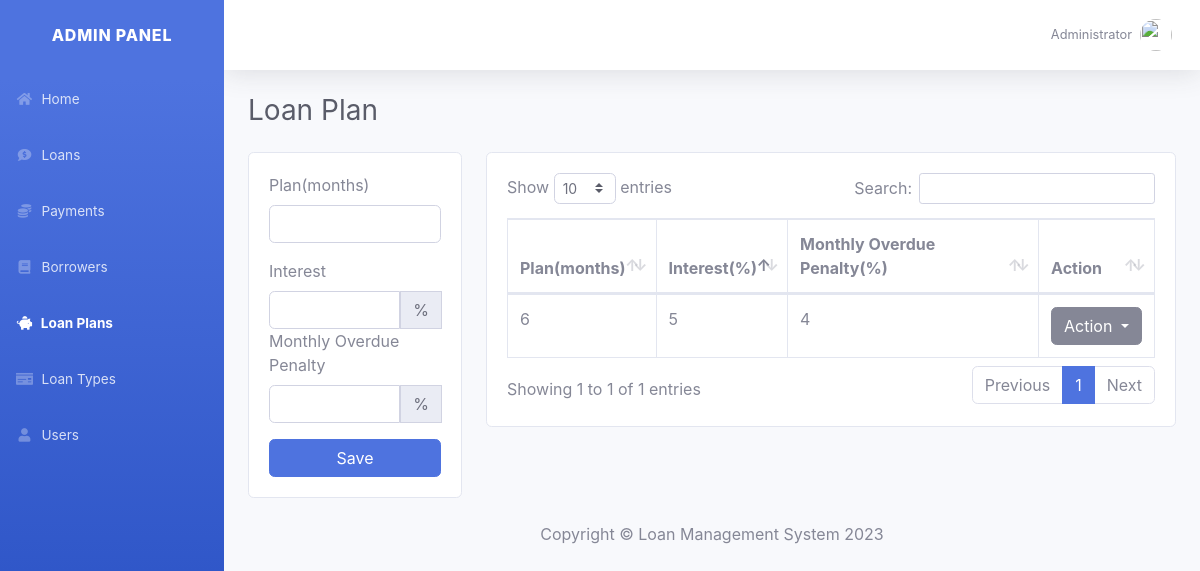
Screenshot of /loan_plan.php (signed in) with the database file from the repository.
### tables this page shows
CREATE TABLE `user` (
  `user_id` int(11) NOT NULL,
  `username` varchar(30) NOT NULL,
  `password` varchar(30) NOT NULL,
  `firstname` text NOT NULL,
  `lastname` text NOT NULL
);

CREATE TABLE `loan_plan` (
  `lplan_id` int(11) NOT NULL,
  `lplan_month` int(11) NOT NULL,
  `lplan_interest` float NOT NULL,
  `lplan_penalty` int(11) NOT NULL
);

### config.php (called while the page is built, shortened)
<?php
	class db_connect{
		public $host = db_host;
		public $user = db_user;
		public $pass = db_pass;
		public $name = db_name;
		public function connect(){
			$this->conn = new mysqli($this->host, $this->user, $this->pass, $this->name);
		}
	}
?>

### class.php (called while the page is built, shortened)
<?php
	require_once'config.php';
	class db_class extends db_connect{
		public function user_acc($user_id){
			$query=$this->conn->prepare("SELECT * FROM `user` WHERE `user_id`='$user_id'") or die($this->conn->error);
			if($query->execute()){
				$result=$query->get_result();
				$fetch=$result->fetch_array();
				return $fetch['firstname']." ".$fetch['lastname'];
			}
		}
		public function display_lplan(){
			$query=$this->conn->prepare("SELECT * FROM `loan_plan`") or die($this->conn->error);
			if($query->execute()){
				$result = $query->get_result();
				return $result;
			}
		}
	}
?>

### loan_plan.php (the view, shortened to what this page needs)
<?php
	require_once'class.php';
	$db=new db_class();
?>
<!DOCTYPE html>
<html lang="en">
<head>
    <link href="fontawesome-free/css/all.min.css" rel="stylesheet" type="text/css">
    <link href="css/sb-admin-2.css" rel="stylesheet">
    <link href="css/dataTables.bootstrap4.css" rel="stylesheet">
</head>
<body id="page-top">
    <div id="wrapper">
        <ul class="navbar-nav bg-gradient-primary sidebar sidebar-dark accordion" id="accordionSidebar">
            <a class="sidebar-brand d-flex align-items-center justify-content-center" href="home.php">
                <div class="sidebar-brand-text mx-3">ADMIN PANEL</div>
            </a>
            <li class="nav-item">
                <a class="nav-link" href="home.php">
                    <i class="fas fa-fw fa-home"></i>
                    <span>Home</span></a>
            </li>
			<li class="nav-item">
                <a class="nav-link" href="loan.php">
                    <i class="fas fa-fw fas fa-comment-dollar"></i>
                    <span>Loans</span></a>
            </li>
			<li class="nav-item">
                <a class="nav-link" href="payment.php">
                    <i class="fas fa-fw fas fa-coins"></i>
                    <span>Payments</span></a>
            </li>
			<li class="nav-item">
                <a class="nav-link" href="borrower.php">
                    <i class="fas fa-fw fas fa-book"></i>
                    <span>Borrowers</span></a>
            </li>
			<li class="nav-item active">
                <a class="nav-link" href="loan_plan.php">
                    <i class="fas fa-fw fa-piggy-bank"></i>
                    <span>Loan Plans</span></a>
            </li>
			<li class="nav-item">
                <a class="nav-link" href="loan_type.php">
                    <i class="fas fa-fw fa-money-check"></i>
                    <span>Loan Types</span></a>
            </li>
			<li class="nav-item">
                <a class="nav-link" href="user.php">
                    <i class="fas fa-fw fa-user"></i>
                    <span>Users</span></a>
            </li>
        </ul>
        <div id="content-wrapper" class="d-flex flex-column">
            <div id="content">
                <nav class="navbar navbar-expand navbar-light bg-white topbar mb-4 static-top shadow">
                    <ul class="navbar-nav ml-auto">
                        <li class="nav-item dropdown no-arrow">
                            <a class="nav-link dropdown-toggle" href="#" id="userDropdown" role="button"
                                data-toggle="dropdown" aria-haspopup="true" aria-expanded="false">
                                <span class="mr-2 d-none d-lg-inline text-gray-600 small"><?php echo $db->user_acc($_SESSION['user_id'])?></span>
                                <img class="img-profile rounded-circle"
                                    src="image/admin_profile.svg">
                            </a>
                        </li>
                    </ul>
                </nav>
                <div class="container-fluid">
                    <div class="d-sm-flex align-items-center justify-content-between mb-4">
                        <h1 class="h3 mb-0 text-gray-800">Loan Plan</h1>
                    </div>
                    <div class="row">
                        <div class="col-xl-3 col-md-6 mb-4">
                            <div class="card">
                                <div class="card-body">
									<form method="POST" action="save_lplan.php">
										<div class="form-group">
											<label>Plan(months)</label>
											<input type="number" class="form-control" name="lplan_month" required="required"/>
										</div>
										<div class="i-group">
											<label>Interest</label>
											<div class="input-group">
											<input type="number" class="form-control" name="lplan_interest" min="0" required="required"/>
											<div class="input-group-prepend">
												<span class="input-group-text">%</span>
											</div>
											</div>
										</div>
										<div class="form-group">
											<label>Monthly Overdue Penalty</label>
											<div class="input-group">
												<input type="number" class="form-control" name="lplan_penalty" min="0" required="required"/>
												<div class="input-group-prepend">
													<span class="input-group-text">%</span>
												</div>
											</div>
										</div>
										<button type="submit" class="btn btn-primary btn-block" name="save">Save</button>
									</form>
                                </div>
                            </div>
                        </div>
						<div class="col-xl-9  mb-4">
                            <div class="card">
                                <div class="card-body">
									 <div class="table-responsive">
										<table class="table table-bordered" id="dataTable" width="100%" cellspacing="0">
										<thead>
											<tr>
												<th>Plan(months)</th>
												<th>Interest(%)</th>
												<th>Monthly Overdue Penalty(%)</th>
												<th>Action</th>
											</tr>
										</thead>
										<tbody>
											<?php
												$tbl_lplan=$db->display_lplan();
												while($fetch=$tbl_lplan->fetch_array()){
											?>
											<tr>
												<td><?php echo $fetch['lplan_month']?></td>
												<td><?php echo $fetch['lplan_interest']?></td>
												<td><?php echo $fetch['lplan_penalty']?></td>
												<td>
													<div class="dropdown">
														<button class="btn btn-secondary dropdown-toggle" type="button" id="dropdownMenuButton" data-toggle="dropdown" aria-haspopup="true" aria-expanded="false">
															Action
														</button>
													</div>
												</td>
											</tr>
											<?php
												}
											?>
										</tbody>
										</table>
									</div>
                            </div>
                        </div>
                    </div>
            </div>
            <footer class="stocky-footer">
                <div class="container my-auto">
                    <div class="copyright text-center my-auto">
                        <span>Copyright &copy; Loan Management System <?php echo date("Y")?></span>
                    </div>
                </div>
            </footer>
        </div>
    </div>
</body>
</html>

### rows the page displays
user: $db->user_acc($_SESSION['user_id']) "Administrator"
loan_plan: lplan_month "6", lplan_interest "5", lplan_penalty "4"
